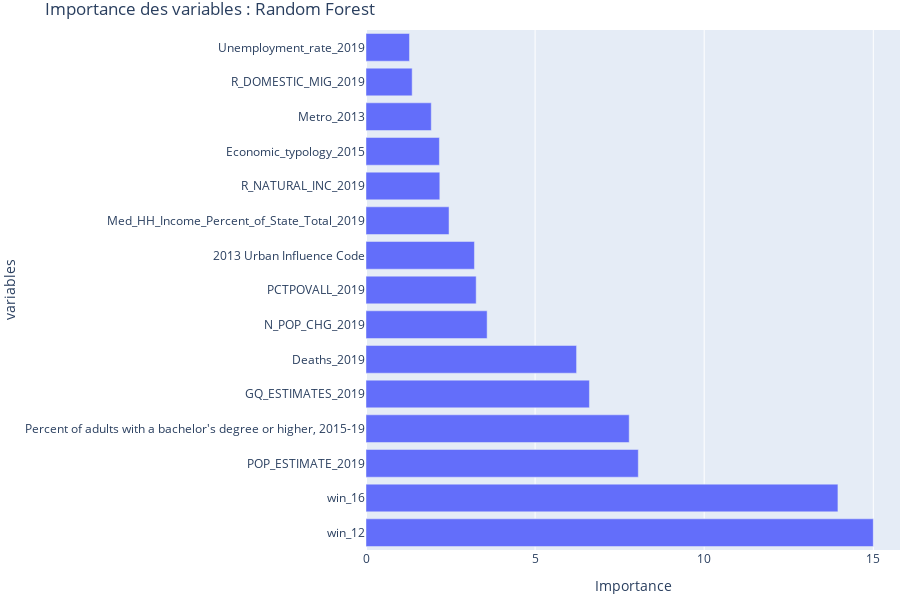

The notebook cell saved with this chart:
### Code cell
# Représenter les 15 variables les plus importantes
fig = px.bar(feature_importance[0:15],
             y="features_cols", x="importance",
             hover_data={'importance': ':.2f'}
             )

fig.update_layout(
    title="Importance des variables : Random Forest",
    xaxis_title="Importance",
    yaxis_title="variables",
    margin=dict(l=0, r=0, t=30, b=50),
    width=900, height=600
)

# Afficher le graphique
fig.show()

### Figure 1 — Plotly figure (JSON) as saved in the notebook; plotly's stock layout.template omitted (floating-point values rounded to 4 significant figures)
{"data": [{"alignmentgroup": "True", "hovertemplate": "importance=%{x:.2f}<br>features_cols=%{y}<extra></extra>", "legendgroup": "", "marker": {"color": "#636efa", "pattern": {"shape": ""}}, "name": "", "offsetgroup": "", "orientation": "h", "showlegend": false, "textposition": "auto", "type": "bar", "x": [15.0, 13.95, 8.052, 7.782, 6.606, 6.226, 3.581, 3.258, 3.206, 2.455, 2.182, 2.171, 1.93, 1.365, 1.286], "xaxis": "x", "y": ["win_12", "win_16", "POP_ESTIMATE_2019", "Percent of adults with a bachelor's degree or higher, 2015-19", "GQ_ESTIMATES_2019", "Deaths_2019", "N_POP_CHG_2019", "PCTPOVALL_2019", "2013 Urban Influence Code", "Med_HH_Income_Percent_of_State_Total_2019", "R_NATURAL_INC_2019", "Economic_typology_2015", "Metro_2013", "R_DOMESTIC_MIG_2019", "Unemployment_rate_2019"], "yaxis": "y"}], "layout": {"barmode": "relative", "height": 600, "legend": {"tracegroupgap": 0}, "margin": {"b": 50, "l": 0, "r": 0, "t": 30}, "title": {"text": "Importance des variables : Random Forest"}, "width": 900, "xaxis": {"anchor": "y", "autorange": true, "domain": [0, 1], "range": [0, 15.79], "title": {"text": "Importance"}, "type": "linear"}, "yaxis": {"anchor": "x", "autorange": true, "domain": [0, 1], "range": [-0.5, 14.5], "title": {"text": "variables"}, "type": "category"}}}
